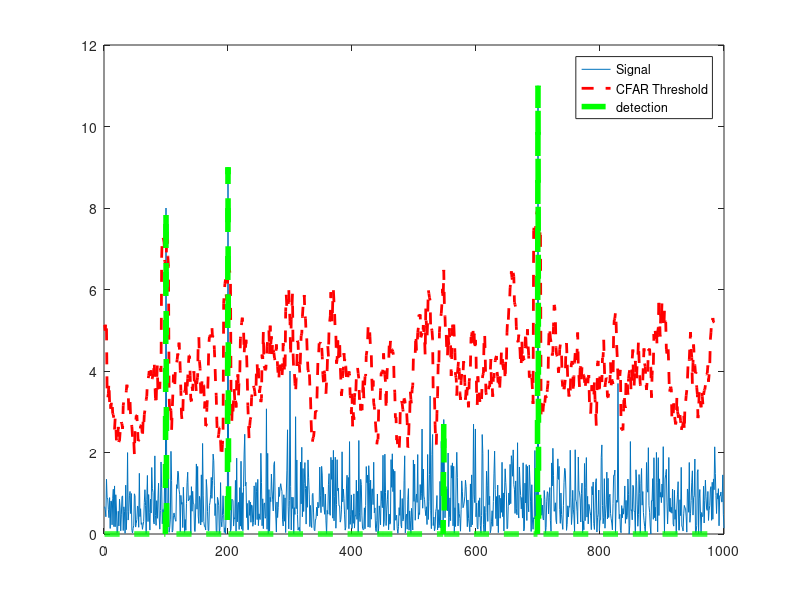

MATLAB code to generate this figure:
%% Implement CFAR
% Implement a Constant False Allarm Rate (CFAR) pick detector on 1D data,
% using lagging cells on the given noise and target scenario.

%% Init 
clear all; close all force; clc; 

%% Params
% Data_points
Ns = 1000;

%% Generate random noise
s=abs(randn(Ns,1));

%Targets location. Assigning bin 100, 200, 300 and 700 as Targets with the amplitudes of 8, 9, 4, 11.
s([100 ,200, 300, 700])=[8 9 4 11];


%% Apply CFAR to detect the targets by filtering the noise.

% 1. Define the following:
T = 12;  % Training Cells
G = 4; % Guard Cells 

% Offset : Adding room above noise threshold for desired SNR 
offset=5;

% Vector to hold threshold values 
threshold_cfar = [];

%Vector to hold final signal after thresholding
signal_cfar = [];

% 2. Slide window across the signal length
for i = 1:(Ns-(G+T))     

    % 2. - 5. Determine the noise threshold by measuring it within the training cells
    idxs = 0:(G-1);
    noise_level = sum(s(i:i+T-1));
    threshold = offset * noise_level/T;
    threshold_cfar = [threshold_cfar, {threshold}];
    
    % 6. Measuring the signal within the CUT
    signal = s(i+T+G);
    
    % 8. Filter the signal above the threshold
    if signal<threshold
        signal = 0;
    end
    
    signal_cfar = [signal_cfar, {signal}];
end


% %  signal_cfar is in advance
% % plot the filtered signal
% figure,hold on;
% plot(s);
% plot (cell2mat(signal_cfar),'g--'); 

% plot original sig, threshold and filtered signal within the same figure.
figure,plot(s);
hold on,plot(cell2mat(circshift(threshold_cfar,G)),'r--','LineWidth',2)
hold on, plot (cell2mat(circshift(signal_cfar,(T+G))),'g--','LineWidth',4);
legend('Signal','CFAR Threshold','detection')